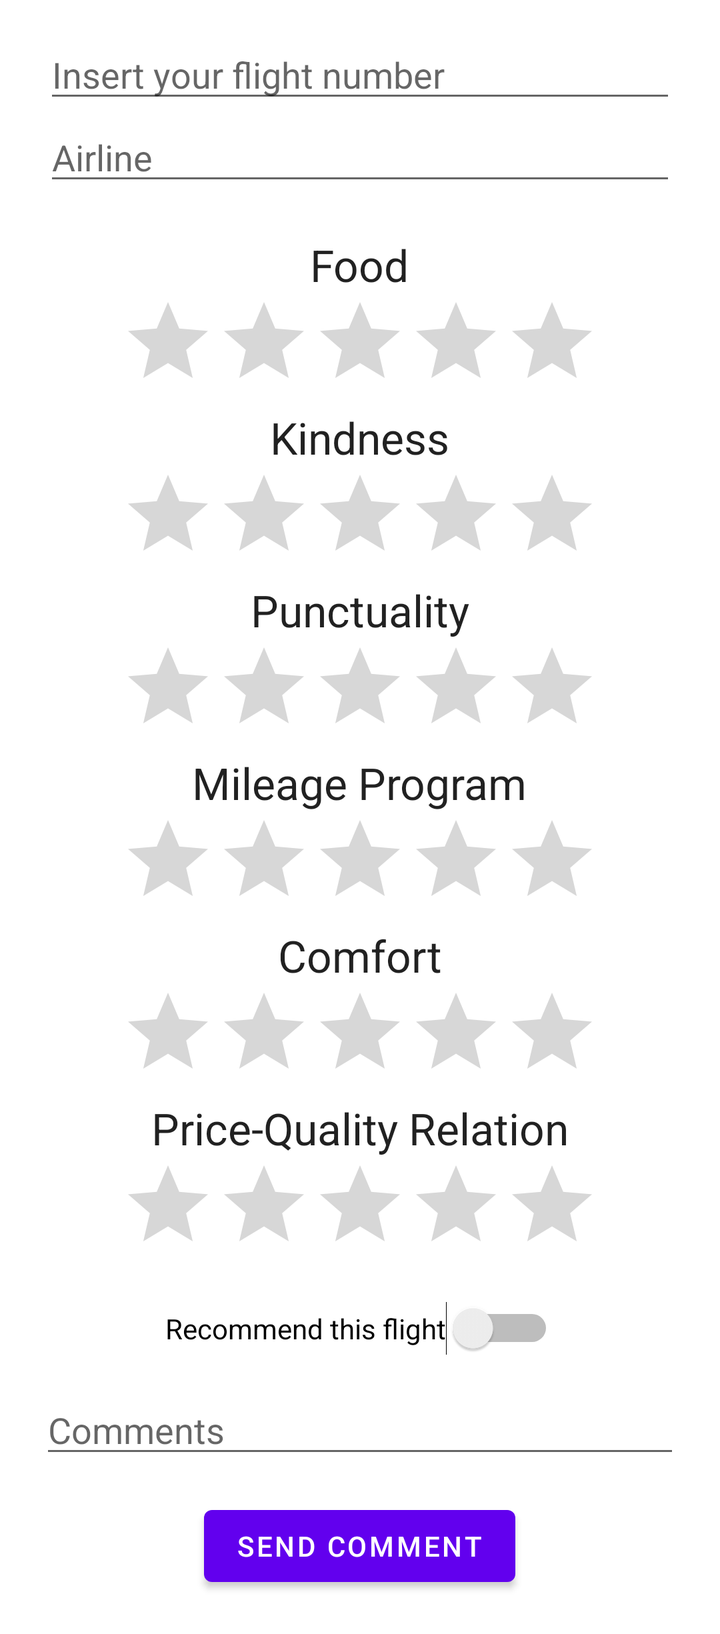
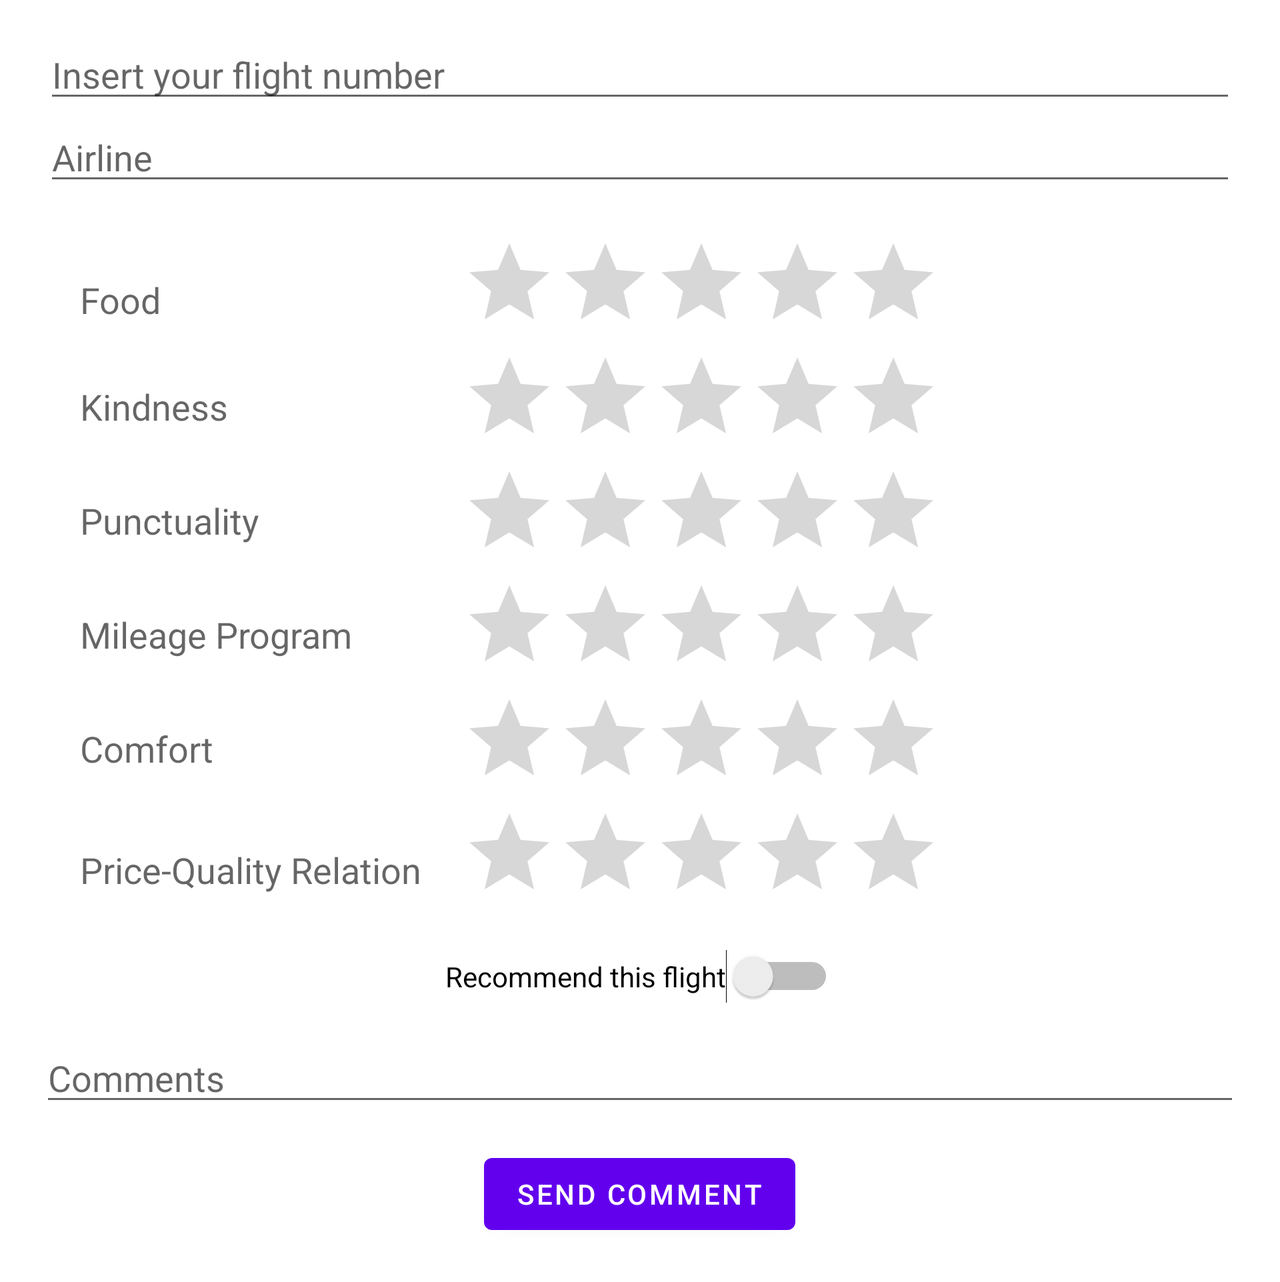

One screen, two layout resources from the same app: the default and the repository's alternative for another configuration. Each is rendered where Android would select it; the XML of both is given below.
<!-- AndroidManifest.xml: application theme AppTheme -->
<!-- res/layout/comments.xml -->
<?xml version="1.0" encoding="utf-8"?>
<ScrollView xmlns:android="http://schemas.android.com/apk/res/android"
    android:layout_width="match_parent"
    android:layout_height="match_parent" >

	<LinearLayout
	    xmlns:android="http://schemas.android.com/apk/res/android"
	    android:layout_width="match_parent"
	    android:layout_height="wrap_content"
	    android:layout_gravity="top"
	    android:orientation="vertical" >
	
	    <EditText
	        android:id="@+id/flightNumber"
	        android:layout_width="match_parent"
	        android:layout_height="wrap_content"
	        android:layout_marginLeft="22dp"
	        android:layout_marginRight="22dp"
	        android:layout_marginTop="15dp"
	        android:ems="10"
	        android:hint="@string/flight_number_hint"
	        android:inputType="number" />

	    <AutoCompleteTextView
	        android:id="@+id/airline_auto_complete"
	        android:layout_width="fill_parent"
	        android:layout_height="wrap_content"
	        android:layout_marginLeft="22dp"
	        android:layout_marginRight="22dp"
	        android:ems="10"
	        android:hint="@string/airline_hint_small" />
	
	
	    <TextView
	        android:id="@+id/text_food"
	        android:layout_width="wrap_content"
	        android:layout_height="wrap_content"
	        android:layout_gravity="center"
	        android:layout_marginTop="20dp"
	        android:text="@string/food_rating"
	        android:textAppearance="?android:attr/textAppearanceLarge" />
	
	
	
	    <RatingBar
	        android:id="@+id/food"
	        android:layout_width="wrap_content"
	        android:layout_height="wrap_content"
	        android:layout_gravity="center"
	        android:numStars="5" />
	
	    <TextView
	        android:id="@+id/text_kindness"
	        android:layout_width="wrap_content"
	        android:layout_height="wrap_content"
	        android:layout_gravity="center"
	        android:text="@string/kindness_rating"
	        android:textAppearance="?android:attr/textAppearanceLarge" />
	
	
	    <RatingBar
	        android:id="@+id/kindness"
	        android:layout_width="wrap_content"
	        android:layout_height="wrap_content"
	        android:layout_gravity="center"
	        android:numStars="5" />


	    <TextView
	        android:id="@+id/text_punctuality"
	        android:layout_width="wrap_content"
	        android:layout_height="wrap_content"
	        android:layout_gravity="center"
	        android:text="@string/punctuality_rating"
	        android:textAppearance="?android:attr/textAppearanceLarge" />
	
	    <RatingBar
	        android:id="@+id/punctuality"
	        android:layout_width="wrap_content"
	        android:layout_height="wrap_content"
	        android:layout_gravity="center"
	        android:numStars="5" />
	
	    <TextView
	        android:id="@+id/text_mileage"
	        android:layout_width="wrap_content"
	        android:layout_height="wrap_content"
	        android:layout_gravity="center"
	        android:text="@string/mileage_program_rating"
	        android:textAppearance="?android:attr/textAppearanceLarge" />
	
	    <RatingBar
	        android:id="@+id/mileage_program"
	        android:layout_width="wrap_content"
	        android:layout_height="wrap_content"
	        android:layout_gravity="center"
	        android:numStars="5" />
	
	    <TextView
	        android:id="@+id/text_comfort"
	        android:layout_width="wrap_content"
	        android:layout_height="wrap_content"
	        android:layout_gravity="center"
	        android:text="@string/comfort_rating"
	        android:textAppearance="?android:attr/textAppearanceLarge" />
	
	    <RatingBar
	        android:id="@+id/comfort"
	        android:layout_width="wrap_content"
	        android:layout_height="wrap_content"
	        android:layout_gravity="center"
	        android:numStars="5" />



	    <TextView
	        android:id="@+id/text_price_quality"
	        android:layout_width="wrap_content"
	        android:layout_height="wrap_content"
	        android:layout_gravity="center"
	        android:text="@string/price_quality_rating"
	        android:textAppearance="?android:attr/textAppearanceLarge" />



	    <RatingBar
	        android:id="@+id/price_quality"
	        android:layout_width="wrap_content"
	        android:layout_height="wrap_content"
	        android:layout_gravity="center"
	        android:numStars="5" />


	    <Switch
	        android:id="@+id/yes_no_recommend"
	        android:layout_width="wrap_content"
	        android:layout_height="wrap_content"
	        android:layout_gravity="center"
	        android:text="@string/recommend_text"
	        android:layout_marginTop="15dp"
	        android:textOn="@string/yes"
	        android:textOff="@string/no"
	        android:layout_marginBottom="15dp" />

	    <EditText
	        android:id="@+id/comments_text"
	        android:layout_width="match_parent"
	        android:layout_height="wrap_content"
	        android:ems="10"
	        android:layout_marginLeft="20dp"
	        android:layout_marginRight="20dp"
	        android:hint="@string/comments"
	        android:inputType="textMultiLine" >
	    </EditText>




	    <Button
	        android:id="@+id/send_comment_button"
	        android:layout_width="wrap_content"
	        android:layout_height="wrap_content"
	        android:layout_gravity="center"
	        android:layout_marginTop="15dp"
	        android:layout_marginBottom="20dp"
	        android:text="@string/rating_button"
	        android:onClick="sendComment" />
	
	</LinearLayout>
</ScrollView>
<!-- resources referenced by this layout -->
<resources>
  <string name="airline_hint_small">Airline</string>
  <string name="comfort_rating">Comfort</string>
  <string name="comments">Comments</string>
  <string name="flight_number_hint">Insert your flight number</string>
  <string name="food_rating">Food</string>
  <string name="kindness_rating">Kindness</string>
  <string name="mileage_program_rating">Mileage Program</string>
  <string name="no">No</string>
  <string name="price_quality_rating">Price-Quality Relation</string>
  <string name="punctuality_rating">Punctuality</string>
  <string name="rating_button">Send Comment</string>
  <string name="recommend_text">Recommend this flight</string>
  <string name="yes">Yes</string>
</resources>
<!-- res/layout-land/comments.xml (the repository's variant of the layout above) -->
<!-- drawn on the phone turned sideways -->
<?xml version="1.0" encoding="utf-8"?>

<ScrollView xmlns:android="http://schemas.android.com/apk/res/android"
    android:layout_width="match_parent"
    android:layout_height="match_parent">

	<LinearLayout
	    xmlns:android="http://schemas.android.com/apk/res/android"
	    android:layout_width="match_parent"
	    android:layout_height="wrap_content"
	    android:layout_gravity="top"
	    android:orientation="vertical" >

	    <EditText
	        android:id="@+id/flightNumber"
	        android:layout_width="match_parent"
	        android:layout_height="wrap_content"
	        android:layout_marginLeft="22dp"
	        android:layout_marginRight="22dp"
	        android:layout_marginTop="15dp"
	        android:ems="10"
	        android:hint="@string/flight_number_hint"
	        android:inputType="number" />

	    <AutoCompleteTextView
	        android:id="@+id/airline_auto_complete"
	        android:layout_width="fill_parent"
	        android:layout_height="wrap_content"
	        android:layout_marginLeft="22dp"
	        android:layout_marginRight="22dp"
	        android:ems="10"
	        android:hint="@string/airline_hint_small" />

	    <TableLayout
	        android:layout_width="match_parent"
	        android:layout_height="wrap_content"
	        android:layout_marginLeft="20dp"
	        android:layout_marginTop="20dp"
	        android:paddingLeft="@dimen/table_padding" >

	        <TableRow
	            android:id="@+id/tableRow1"
	            android:layout_width="wrap_content"
	            android:layout_height="wrap_content" >

	            <TextView
	                android:id="@+id/text_food"
	                android:layout_width="wrap_content"
	                android:layout_height="wrap_content"
	                android:layout_gravity="top"
	                android:layout_marginTop="20dp"
	                android:text="@string/food_rating"
	                android:textAppearance="?android:attr/textAppearanceMedium" />

	            <RatingBar
	                android:id="@+id/food"
	                android:layout_width="wrap_content"
	                android:layout_height="wrap_content"
	                android:layout_marginLeft="@dimen/table_padding"
	                android:numStars="5" />

	        </TableRow>

	        <TableRow
	            android:id="@+id/tableRow2"
	            android:layout_width="wrap_content"
	            android:layout_height="wrap_content" >

	            <TextView
	                android:id="@+id/text_kindness"
	                android:layout_width="wrap_content"
	                android:layout_height="wrap_content"
	                android:layout_gravity="center_vertical"
	                android:text="@string/kindness_rating"
	                android:textAppearance="?android:attr/textAppearanceMedium" />

	            <RatingBar
	                android:id="@+id/kindness"
	                android:layout_width="wrap_content"
	                android:layout_height="wrap_content"
	                android:layout_marginLeft="@dimen/table_padding"
	                android:numStars="5" />

	        </TableRow>

	        <TableRow
	            android:id="@+id/tableRow3"
	            android:layout_width="wrap_content"
	            android:layout_height="wrap_content" >

	            <TextView
	                android:id="@+id/text_punctuality"
	                android:layout_width="wrap_content"
	                android:layout_height="wrap_content"
	                android:layout_gravity="center_vertical"
	                android:text="@string/punctuality_rating"
	                android:textAppearance="?android:attr/textAppearanceMedium" />

	            <RatingBar
	                android:id="@+id/punctuality"
	                android:layout_width="wrap_content"
	                android:layout_height="wrap_content"
	                android:layout_marginLeft="@dimen/table_padding"
	                android:numStars="5" />

	        </TableRow>

	        <TableRow
	            android:id="@+id/tableRow4"
	            android:layout_width="wrap_content"
	            android:layout_height="wrap_content" >

	            <TextView
	                android:id="@+id/text_mileage"
	                android:layout_width="wrap_content"
	                android:layout_height="wrap_content"
	                android:layout_gravity="center_vertical"
	                android:text="@string/mileage_program_rating"
	                android:textAppearance="?android:attr/textAppearanceMedium" />

	            <RatingBar
	                android:id="@+id/mileage_program"
	                android:layout_width="wrap_content"
	                android:layout_height="wrap_content"
	                android:layout_marginLeft="@dimen/table_padding"
	                android:numStars="5" />

	        </TableRow>

	        <TableRow
	            android:id="@+id/tableRow5"
	            android:layout_width="match_parent"
	            android:layout_height="wrap_content" >

	            <TextView
	                android:id="@+id/text_comfort"
	                android:layout_width="wrap_content"
	                android:layout_height="wrap_content"
	                android:layout_gravity="center_vertical"
	                android:text="@string/comfort_rating"
	                android:textAppearance="?android:attr/textAppearanceMedium" />

	            <RatingBar
	                android:id="@+id/comfort"
	                android:layout_width="wrap_content"
	                android:layout_height="wrap_content"
	                android:layout_marginLeft="@dimen/table_padding"
	                android:numStars="5" />

	        </TableRow>

	        <TableRow
	            android:id="@+id/tableRow6"
	            android:layout_width="match_parent"
	            android:layout_height="wrap_content" >

	            <TextView
	                android:id="@+id/text_price_quality"
	                android:layout_width="wrap_content"
	                android:layout_height="wrap_content"
	                android:layout_gravity="top"
	                android:paddingTop="@dimen/table_padding"
	                android:text="@string/price_quality_rating"
	                android:textAppearance="?android:attr/textAppearanceMedium" />

	            <RatingBar
	                android:id="@+id/price_quality"
	                android:layout_width="wrap_content"
	                android:layout_height="wrap_content"
	                android:layout_marginLeft="@dimen/table_padding"
	                android:numStars="5" />

	        </TableRow>
	    </TableLayout>

	    <Switch
	        android:id="@+id/yes_no_recommend"
	        android:layout_width="wrap_content"
	        android:layout_height="wrap_content"
	        android:layout_gravity="center"
	        android:layout_marginBottom="15dp"
	        android:layout_marginTop="15dp"
	        android:text="@string/recommend_text"
	        android:textOff="@string/no"
	        android:textOn="@string/yes" />
	    
	    <EditText
	        android:id="@+id/comments_text"
	        android:layout_width="match_parent"
	        android:layout_height="wrap_content"
	        android:ems="10"
	        android:layout_marginLeft="20dp"
	        android:layout_marginRight="20dp"
	        android:hint="@string/comments"
	        android:inputType="textMultiLine" >
	    </EditText>

	    <Button
	        android:id="@+id/send_comment_button"
	        android:layout_width="wrap_content"
	        android:layout_height="wrap_content"
	        android:layout_gravity="center"
	        android:layout_marginTop="15dp"
	         android:layout_marginBottom="20dp"
	        android:onClick="sendComment"
	        android:text="@string/rating_button" />
	</LinearLayout>

</ScrollView>
<!-- resources referenced by the variant -->
<!-- as the phone turned sideways resolves them -->
<resources>
  <dimen name="table_padding">20dp</dimen>
  <string name="airline_hint_small">Airline</string>
  <string name="comfort_rating">Comfort</string>
  <string name="comments">Comments</string>
  <string name="flight_number_hint">Insert your flight number</string>
  <string name="food_rating">Food</string>
  <string name="kindness_rating">Kindness</string>
  <string name="mileage_program_rating">Mileage Program</string>
  <string name="no">No</string>
  <string name="price_quality_rating">Price-Quality Relation</string>
  <string name="punctuality_rating">Punctuality</string>
  <string name="rating_button">Send Comment</string>
  <string name="recommend_text">Recommend this flight</string>
  <string name="yes">Yes</string>
</resources>
